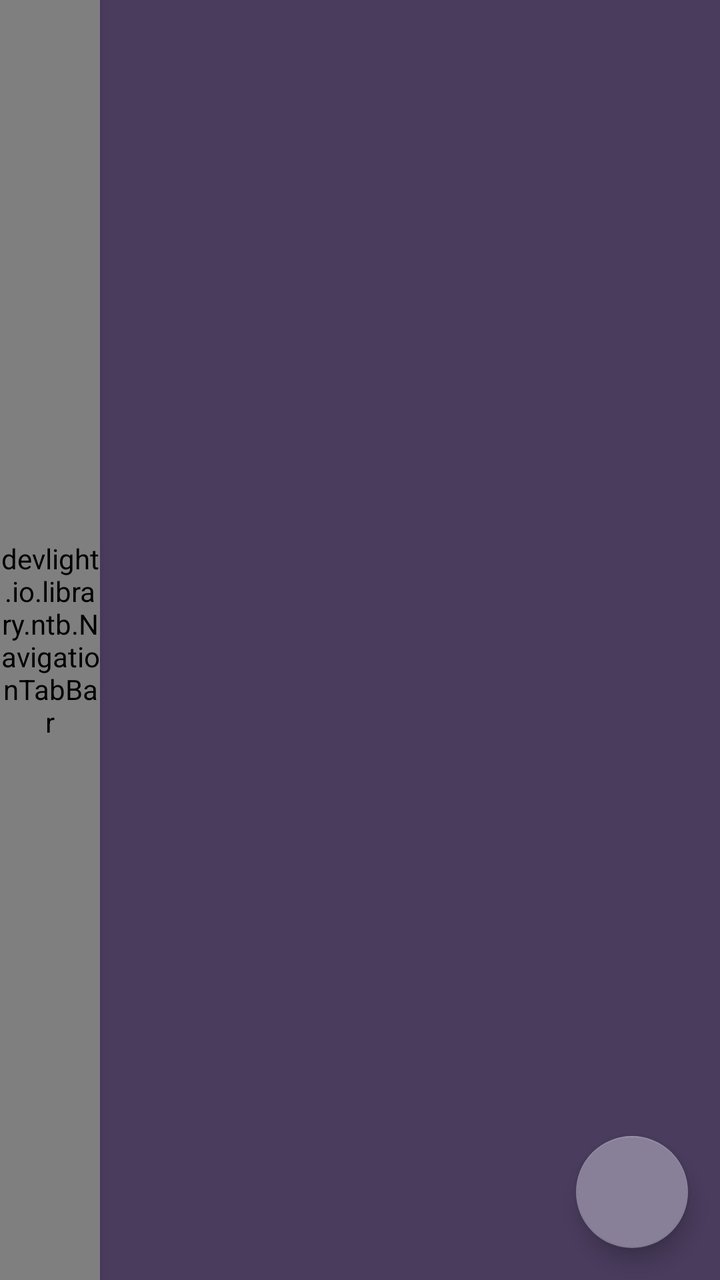
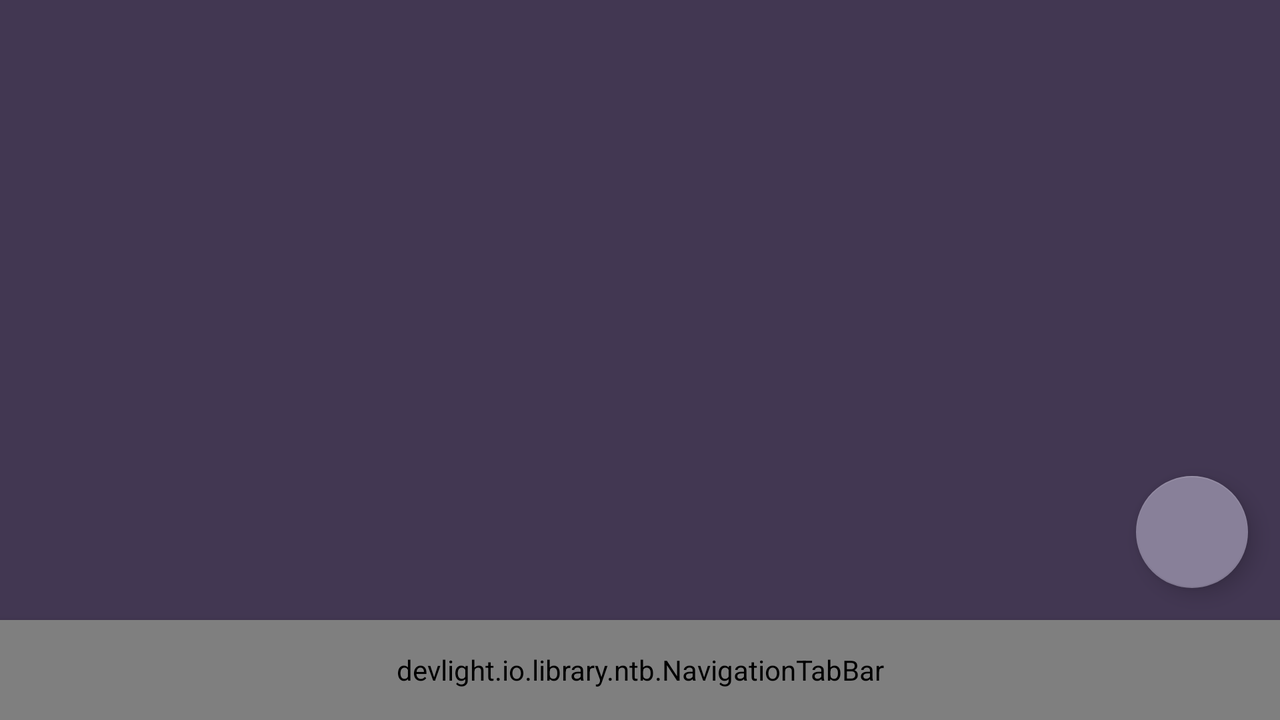

Two renders of one Android screen. The first uses the default layout on a phone; the second uses the alternative layout the repository ships for a different screen configuration, on a matching device. The two XML files are below.
<!-- AndroidManifest.xml: application theme AppTheme -->
<!-- res/layout/fragment_bad_morning.xml -->
<?xml version="1.0" encoding="utf-8"?>
<android.support.constraint.ConstraintLayout xmlns:android="http://schemas.android.com/apk/res/android"
    xmlns:app="http://schemas.android.com/apk/res-auto"
    xmlns:tools="http://schemas.android.com/tools"
    android:id="@+id/frameLayout2"
    android:layout_width="match_parent"
    android:layout_height="match_parent"
    android:background="@color/background_fragment"
    android:orientation="horizontal">

    <devlight.io.library.ntb.NavigationTabBar
        android:id="@+id/ntb_horizontal"
        android:layout_width="50dp"
        android:layout_height="match_parent"
        android:background="@drawable/alarm"
        android:elevation="4dp"
        app:ntb_preview_colors="@array/seven_ntb"/>

    <android.support.v7.widget.RecyclerView
        android:id="@+id/recyclerTest"
        android:layout_width="0dp"
        android:layout_height="match_parent"
        app:layout_constraintBottom_toBottomOf="parent"
        app:layout_constraintEnd_toEndOf="parent"
        app:layout_constraintStart_toEndOf="@+id/ntb_horizontal"
        app:layout_constraintTop_toTopOf="parent"
        tools:context=".BadMorningActivity">

    </android.support.v7.widget.RecyclerView>

    <android.support.design.widget.FloatingActionButton
        android:id="@+id/fab"
        android:layout_width="wrap_content"
        android:layout_height="wrap_content"
        android:layout_marginEnd="16dp"
        android:layout_marginBottom="16dp"
        android:src="@drawable/ic_add_alarm"
        app:layout_constraintBottom_toBottomOf="@+id/recyclerTest"
        app:layout_constraintEnd_toEndOf="parent" />

</android.support.constraint.ConstraintLayout>
<!-- resources referenced by this layout -->
<resources>
  <string-array name="seven_ntb">
          <item>#584776</item>
          <item>#584776</item>
          <item>#584776</item>
          <item>#584776</item>
          <item>#584776</item>
          <item>#584776</item>
          <item>#584776</item>
          &gt;
      </string-array>
  <color name="background_fragment">#493C5D</color>
  <!-- drawable alarm (drawable) -->
  <?xml version="1.0" encoding="utf-8"?>
  <shape xmlns:android="http://schemas.android.com/apk/res/android"
      android:shape="rectangle">
  
      <solid android:color="#3E344B"/>
      <corners android:radius="8dp"/>
  
  </shape>
  <style name="AppTheme" parent="Theme.AppCompat.Light.DarkActionBar">
          
          <item name="colorPrimary">#493C5D</item>
          <item name="colorPrimaryDark">#2E2735</item>
          <item name="colorAccent">#888099</item>
      </style>
</resources>
<!-- res/layout-land/fragment_bad_morning.xml (the repository's variant of the layout above) -->
<!-- drawn on the phone turned sideways -->
<?xml version="1.0" encoding="utf-8"?>
<android.support.constraint.ConstraintLayout xmlns:android="http://schemas.android.com/apk/res/android"
    xmlns:app="http://schemas.android.com/apk/res-auto"
    xmlns:tools="http://schemas.android.com/tools"
    android:id="@+id/frameLayout"
    android:layout_width="match_parent"
    android:layout_height="match_parent"
    android:background="#423752"
    tools:layout_editor_absoluteY="73dp">

    <android.support.v7.widget.RecyclerView
        android:id="@+id/recyclerTest"
        android:layout_width="match_parent"
        android:layout_height="0dp"
        app:layout_constraintBottom_toTopOf="@+id/ntb_horizontal"
        app:layout_constraintTop_toTopOf="parent"
        tools:context=".BadMorningActivity" />

    <android.support.design.widget.FloatingActionButton
        android:id="@+id/fab"
        android:layout_width="wrap_content"
        android:layout_height="wrap_content"
        android:layout_marginEnd="16dp"
        android:layout_marginBottom="16dp"
        android:src="@drawable/ic_add_alarm"
        app:layout_constraintBottom_toTopOf="@+id/ntb_horizontal"
        app:layout_constraintEnd_toEndOf="parent" />

    <devlight.io.library.ntb.NavigationTabBar
        android:id="@+id/ntb_horizontal"
        android:layout_width="match_parent"
        android:layout_height="50dp"
        android:background="@drawable/alarm"
        android:elevation="4dp"
        app:layout_constraintBottom_toBottomOf="parent"
        app:ntb_preview_colors="@array/seven_ntb"
        app:ntb_title_mode="all"
        app:ntb_title_size="13dp"
        app:ntb_titled="true" />

</android.support.constraint.ConstraintLayout>
<!-- resources referenced by the variant -->
<!-- as the phone turned sideways resolves them -->
<resources>
  <string-array name="seven_ntb">
          <item>#584776</item>
          <item>#584776</item>
          <item>#584776</item>
          <item>#584776</item>
          <item>#584776</item>
          <item>#584776</item>
          <item>#584776</item>
          &gt;
      </string-array>
  <!-- drawable alarm (drawable) -->
  <?xml version="1.0" encoding="utf-8"?>
  <shape xmlns:android="http://schemas.android.com/apk/res/android"
      android:shape="rectangle">
  
      <solid android:color="#3E344B"/>
      <corners android:radius="8dp"/>
  
  </shape>
  <style name="AppTheme" parent="Theme.AppCompat.Light.DarkActionBar">
          
          <item name="colorPrimary">#493C5D</item>
          <item name="colorPrimaryDark">#2E2735</item>
          <item name="colorAccent">#888099</item>
      </style>
</resources>
